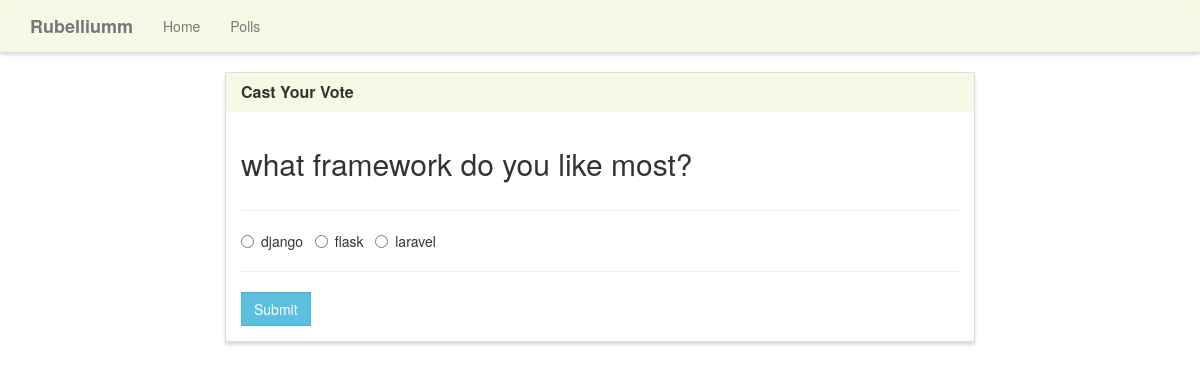
Page /polls/vote/2 on the committed database.
### polls/models.py (models this page shows, shortened)
class Poll(models.Model):
    question = models.TextField()
    option_one = models.CharField(max_length=30)
    option_two = models.CharField(max_length=30)
    option_three = models.CharField(max_length=30)
    option_one_count =models.IntegerField(default=0)
    option_two_count =models.IntegerField(default=0)
    option_three_count =models.IntegerField(default=0)

### polls/views.py (the view, shortened to what this page needs)
# urls.py: path('vote/<pk>',views.vote,name='vote'),
def vote(request,pk):
    poll = Poll.objects.get(pk = pk)
    return render(request,'polls/vote.html',{'poll': poll })

### templates/polls/vote.html (shortened to what this page needs)
{% extends "polls/base.html" %}
{% block main %}
<div class="row">
    <div class="col-lg-8 col-lg-offset-2">
        <div class="panel panel-default">
            <div class="panel-heading">
                <h3 class="panel-title">Cast Your Vote</h3>
            </div>
            <div class="panel-body">
                <div class="row">
                    <div class="col-lg-12">
                        <h2>{{ poll.question }}</h2>
                    </div>
                </div>
                <div class="row">
                    <div class="col-lg-12">
                        <hr />
                        <form method="POST">
                            <div class="form-group">
                                <div class="radio">
                                    <label>
                                        <input type="radio" name="poll" value="option1" required>
                                        {{ poll.option_one }}
                                    </label> &nbsp;
                                    <label>
                                        <input type="radio" name="poll" value="option2" required>
                                        {{ poll.option_two }}
                                    </label> &nbsp;
                                    <label>
                                        <input type="radio" name="poll" value="option3" required>
                                        {{ poll.option_three }}
                                    </label> &nbsp;
                                </div>
                            </div>
                            <hr />
                            <button type="submit" class="btn btn-info">
                                Submit
                            </button>
                        </form>
                    </div>
                </div>
            </div>
        </div>
    </div>
</div>
{% endblock %}

### static/css/style.css (style rules this page uses)
.navbar-default, .btn, .form-control, .panel { border-radius: 0; }
.panel-default > .panel-heading { color: #333; background-color: rgba(245, 245, 220, .7); border-color: rgba(245, 245, 220, .6); border-top-left-radius: 0; border-top-right-radius: 0; }
.panel { box-shadow: 0px 3px 3px 0px #ddd; }
a.navbar-brand, .panel-title { font-weight: bolder; }

### rows in the picture
Poll: question "what framework do you like most?", option_one "django", option_two "flask", option_three "laravel"
